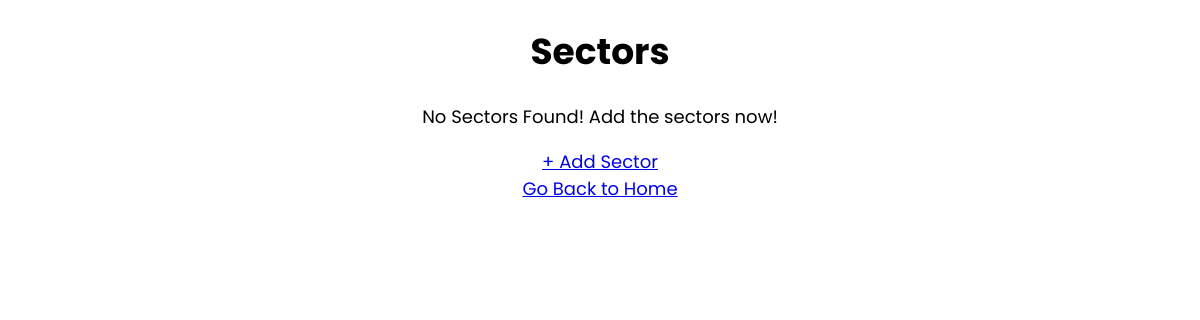
The page /sector on the database as committed earlier.
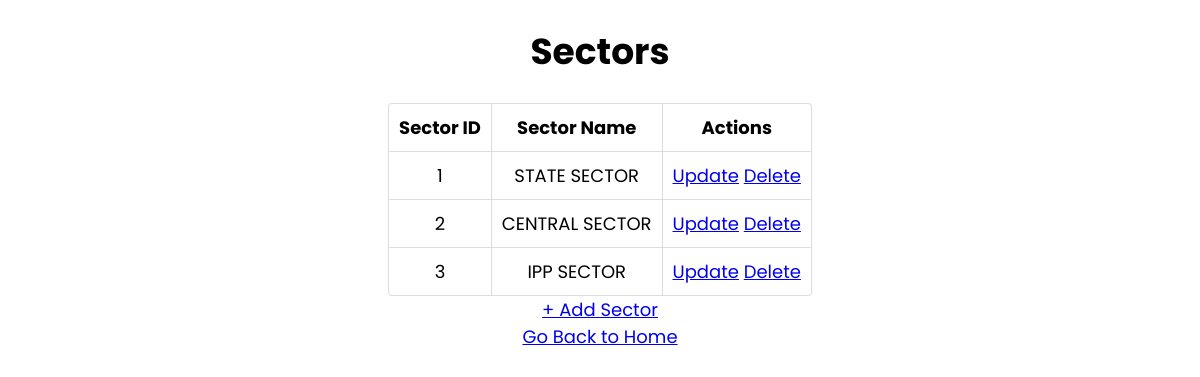
The same page on the database as committed later.
### app.py (models this page shows)
class Sector(db.Model):
    __tablename__ = "sector"
    sector_id = db.Column(db.Integer, autoincrement = True, primary_key = True, unique = True, nullable = False)
    sector_name = db.Column(db.String, nullable = False, unique = True)

### app.py (the view)
@app.route("/sector", methods = ["GET", "POST"])
def view_sector():
    sector_list = Sector.query.all()
    return render_template(
        "view_sector.html",
        sector_list = sector_list
    )

### templates/view_sector.html (shortened to what this page needs)
<!DOCTYPE html>
<html lang="en">
  <head>
    <link rel="stylesheet" href="../static/assets/view.css">
  </head>
  <body>
    <h1 style="text-align: center">Sectors</h1>
    {% if sector_list | length == 0 %}
        <p>No Sectors Found! Add the sectors now!</p>
        <a href="/sector/create" type="button">+ Add Sector</a>
    {% else %}
    <table id="sector-detail">
      <thead>
        <th>Sector ID</th>
        <th>Sector Name</th>
        <th>Actions</th>
      </thead>
      {% for sector in sector_list %}
      <tr>
        <td>{{sector["sector_id"]}}</td>
        <td>{{sector["sector_name"]}}</td>
        <td>
            <a href="/sector/{{sector['sector_id']}}/update" type="button">Update</a>
            <a href="/sector/{{sector['sector_id']}}/delete" type="button">Delete</a>
        </td>
      </tr>
      {% endfor %}
    </table>
    <a href="/sector/create" type="button">+ Add Sector</a>
    {% endif %}
    <br>
    <a href="/">Go Back to Home</a>
  </body>
</html>

### static/assets/view.css (style rules this page uses)
body { font-family: 'Poppins', sans-serif; text-align: center; font-size: large; }
table { width: fit-content; border: 1px solid #ddd; border-collapse: separate; border-left: 0; border-radius: 4px; border-spacing: 0px; margin-left: auto; margin-right: auto; }
thead { display: table-header-group; vertical-align: middle; border-color: inherit; border-collapse: separate; text-align: center; padding: 10px; }
tr { display: table-row; vertical-align: inherit; border-color: inherit; text-align: center; padding: 10px; }
th, td { padding: 5px 4px 6px 4px; text-align: center; vertical-align: top; border-left: 1px solid #ddd; padding: 10px; }
td { border-top: 1px solid #ddd; }
thead:first-child tr:first-child th:first-child, tbody:first-child tr:first-child td:first-child { border-radius: 4px 0 0 0; }
thead:last-child tr:last-child th:first-child, tbody:last-child tr:last-child td:first-child { border-radius: 0 0 0 4px; }

Rows that differ between the two databases and show on the page:
added Sector: sector_id "1", sector_name "STATE SECTOR"
added Sector: sector_id "2", sector_name "CENTRAL SECTOR"
added Sector: sector_id "3", sector_name "IPP SECTOR"
Other text that changed with them:
text no longer shown: "No Sectors Found! Add the sectors now!"
text now shown: "Sector ID Sector Name Actions"
